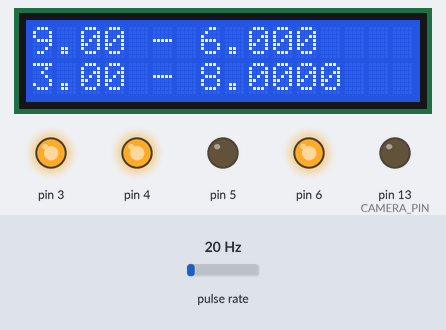
Recording of a sketch running on a simulated Arduino Uno, built with avr-gcc and run on an emulated ATmega328P. Parts: 16×2 character LCD, output pins drawn as LEDs (lit = HIGH). Wiring (inferred from the names in the program): pulse sensor: data pin 2. Inputs (shaded band) come from the test bench; at power-on: pulse rate 20 Hz. What the sketch prints to the serial monitor is not drawn.

Above: at 1.2 s.
1.3 s: pulse rate (sensor on pin 2) set to 50 Hz
At 3.2 s:
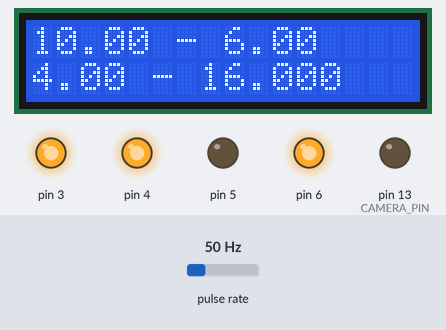
3.5 s: pulse rate (sensor on pin 2) set to 4 Hz
At 5.7 s:
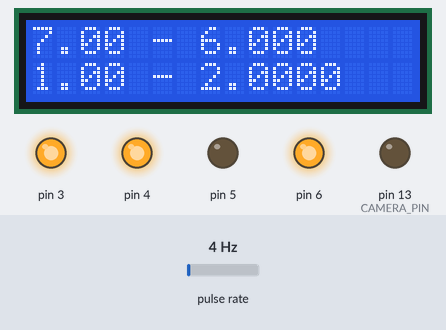
6.5 s: pulse rate (sensor on pin 2) set to 100 Hz
At 8.3 s:
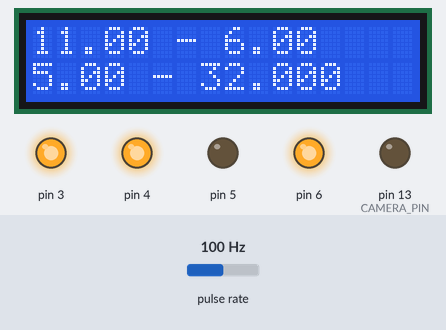
Timing chart, 0 to 9.8 s (numbered marks = the images above; inputs shaded):
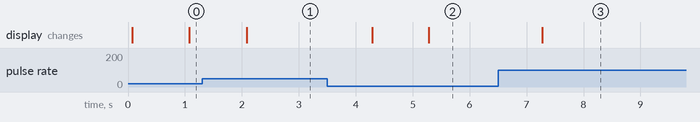

The sketch:

light_meter.ino
```cpp
// (licence header left out)
#include <LiquidCrystal.h>
#include <MsTimer2.h>
#include <TimeKeeper.h>
#include <TSL230.h>

// TSL230R Pin Definitions

#define TSL_FREQ_PIN  2  // output use digital pin2 for interrupt
#define TSL_S0        6
#define TSL_S1        5
#define TSL_S2        3
#define TSL_S3        4
#define CAMERA_PIN    13

// How often to calculate frequency
// 1000ms = 1s

#define READ_TM 1000

#define INTERVAL 5000
#define APERTURE 8
#define ISO 100

unsigned long last_freq = 0;

// How many steps per EV to deal with -
// calculations round to the nearest step
// and adjustments happen in these steps,
// e.g.: 10 steps = .1 EV per step,
// 1 step = 1EV per step
byte ev_steps = 100;

// Maximum diff% in EV Value calculated from reading to reading
byte ev_diff_ceiling = 0;

// The previous EV calculated.  This helps to track the difference
// in EV between two readings
float prev_ev = 0.0;

// ev adjust can be negative
//
// How many EV steps to add or subtract
// to each EV calculation - UI moves in 1/4EV
// Increments
float ev_adjust = 0.0;

float ttl_stop = 0.0;

TSL230 light_sensor(TSL_FREQ_PIN, TSL_S0, TSL_S1, TSL_S2, TSL_S3);
TimeKeeper exposure_interval(INTERVAL, "exposure");
TimeKeeper sample_interval(READ_TM, "sample" );

bool exposing = false;
int exp_ms = 0;

unsigned long pulse_count = 0;
unsigned long current_pulse_count = 0;
unsigned long current_time = millis();
unsigned long start_time = current_time;
unsigned int tm_diff = 0;

LiquidCrystal lcd(12, 11, 10, 9, 8, 7);

void setup()
{
  lcd.begin(16,2);

  // attach interrupt to pin2,
  // sense output pin of TSL2304 to arduino 2
  // call handler on each rising pulse

  lcd.print("Initializing...");

  attachInterrupt(0, add_pulse, RISING);

  pinMode(CAMERA_PIN, OUTPUT);

  // debugging code
  Serial.begin(9600);
  lcd.clear();
  lcd.setCursor(7,0);
//  lcd.print("F");
//  lcd.print(APERTURE);
//  lcd.print(" I:");
//  lcd.print(ISO);
}

int sampleLight()
{
   // reset the ms counter
  sample_interval.reset();

  // get our current frequency reading
  lcd.setCursor(0,0);
  unsigned long frequency = get_tsl_freq();

  float uw_cm2 = 0.0;
  float lux = 0.0;

  if( frequency > 0 )
  {
    // calculate radiant energy
    uw_cm2 = light_sensor.getUWattCm2(frequency);
//    lcd.print(uw_cm2);
    if( uw_cm2 < 0 )
    {
      uw_cm2 = 0;
      lux = 0;
    }
    else
    {
      // calculate illuminance
      lux = calc_lux_gauss(uw_cm2);
    }
  }
  else
  {
    uw_cm2 = 0;
    lux = 0;
  }
//  lcd.print(lux);
  float ev = 0.0;
  if( lux <= 0 )
  {
    lux = 0;
    ev = -6.0;
  }
  else
  {
    ev = calc_ev(lux, ISO, ev_steps, ev_diff_ceiling);
  }

//  lcd.print(ev);
//  lcd.print(" - ");
  // calculate the exposure time
  float exp_tm = calc_exp_tm(ev, APERTURE);
//  lcd.print(exp_tm);
  Serial.print(exp_tm);
  Serial.print(" - ");
  int exp_ms = calc_exp_ms(exp_tm);
//  lcd.print(exp_ms);
  Serial.print(" - ");
  Serial.println(exp_ms);
  return exp_ms;
}

void loop() {

  // check the value of the light sensor every READ_TM ms
  // calculate how much time has passed
  sample_interval.update_elapsed_time();
  exposure_interval.update_elapsed_time();

  // if enough time has passed to
  // do a new reading...

  if( sample_interval.elapsed() )
  {
    exp_ms = sampleLight();
  }


//  if( exposing == false && exposure_interval.elapsed() )
//  {
//    capture(exp_ms);
//  }
}

unsigned long get_tsl_freq()
{
  // we have to scale out the frequency --
  // scaling on the TSL230R requires us to multiply by a factor
  // to get actual frequency
  unsigned long freq = light_sensor.getFrequency(current_pulse_count);
  light_sensor.resetPulseCount();

  return(freq);
}

void add_pulse()
{
  pulse_count++;
  current_time = millis();
  if( current_time - start_time >= READ_TM)
  {
    current_pulse_count = pulse_count;
    pulse_count = 0;
    start_time = millis();
  }

  return;
}

float float_abs_diff(float f1, float f2)
{
  float diff = f1 > f2 ? f1 - f2 : f2 - f1;
  if ( diff <  0 )
  {
    diff *= -1;
  }

  return diff;
}
```

camera_controls.ino
```cpp
void capture(int ms)
{
  Serial.print("Exposing for ");
  Serial.print(ms);
  Serial.println(" ms");
  digitalWrite(CAMERA_PIN, HIGH);
  MsTimer2::set(ms, camera_off);
  MsTimer2::start();
  exposing = true;
}

void camera_off()
{
  Serial.println("camera_off..........");
  digitalWrite(CAMERA_PIN, LOW);
  MsTimer2::stop();
  exposing = false;
  exposure_interval.reset();
}
```

photo_calculations.ino
```cpp
// our wavelengths (nm) we're willing to calculate illuminance for (lambda)
int wavelengths[18] = { 380, 400, 420, 440, 460, 480, 500, 520, 540, 560, 580, 600, 620, 640, 660, 680, 700, 720 };

// the CIE V(l) for photopic vision - CIE Vm(l) 1978 - mapping to the same (l) above
float v_lambda[18]  = { 0.0002, 0.0028, 0.0175, 0.0379, 0.06, 0.13902, 0.323, 0.71, 0.954, 0.995, 0.87, 0.631, 0.381, 0.175, 0.061, 0.017, 0.004102, 0.001047 };

float spd_graphs[2][18] = {
  { 49.975500, 82.754900, 93.431800, 104.865000, 117.812000, 115.923000, 109.354000, 104.790000, 104.405000, 100.000000, 95.788000, 90.006200, 87.698700, 83.699200, 80.214600, 78.284200, 71.609100, 61.604000 },
  { 9.795100, 14.708000, 20.995000, 28.702700, 37.812100, 48.242300, 59.861100, 72.495900, 85.947000, 100.000000, 114.436000, 129.043000, 143.618000, 157.979000, 171.963000, 185.429000, 198.261000, 210.365000 }
};

bool light_type = 1;

float calc_lux_single(float uw_cm2, float efficiency)
{
  // calculate lux (1m/m&^2), using standard forula:
  // Xv = X1*V(1) * Km
  // X1 is W/m^2 (calculate actual received uW/cm^2, extrapolate from sensor size (0.0136cm^2)
  // to whole cm size, then convert uW to W
  // V(1) = efficiency function (provided via argument)
  // Km = constant, 1m/W @ 555nm = 683 (555nm has efficiency function of nearly 1.0)
  //
  // Only a singal wavelength is calculated - you'd better make sure that your
  // source is of a single wavelength... Otherwise, you should be using
  // calc_lux_gauss() for multiple wavelengths

  // convert to w_m2
  float w_m2 = (uw_cm2 / (float)1000000) * (float)100;

  // calculate lux
  float lux = w_m2 * efficiency * (float)683;

  return(lux);
}

float calc_ev(float lux, int iso, byte ev_steps, byte ev_diff_ceiling)
{
  // calculate EV using APEX method:
  // Ev = Av + Tv = Bv + Sv

  // We'll use the right-hand side for this operation

  // Bv = log2( B/NK )
  // Sv = log2( NSx )

  float Sv = log( (float) 0.3 * (float) iso ) / log(2);

  float Bv = log( lux / ( (float) 0.3 * (float) 14 ) ) / log(2);

  float ev = Bv + Sv;

  if( ev_steps )
  {
    ev = (float) int(ev);
  }

  bool neg_ev = false;

  if (ev < 0)
  {
    neg_ev = true;
    ev *= -1;
  }

  if( ev > int(ev) )
  {
    int rem = (( ev - int(ev)) * 100);
    int step = 100 / ev_steps;

    for(int i = ev_steps; i > 0; i--)
    {
      if( rem >= step * i )
      {
        rem = step * i;
        break;
      }
    }

    ev = (float) int(ev) + ((float) rem / 100);
  }

  if(neg_ev)
  {
    ev *= -1.0;
  }

  if(ev_diff_ceiling > 0)
  {
    float diff = float_abs_diff(ev, prev_ev);
    float ceiling = (float)ev_diff_ceiling / (float)ev_steps;
    if( diff > ceiling )
    {
      if( ev < prev_ev )
      {
        ev = prev_ev - ceiling;
      }
      else
      {
        ev = prev_ev + ceiling;
      }
    }
  }

  prev_ev = ev;

  ev += ev_adjust;

  if( ttl_stop > 0 )
  {
    ev += log( ttl_stop ) / log(sqrt(2));
  }

  return ev;
}

float calc_lux_gauss( float uw_cm2 )
{
  // # of wavelengths mapped to V(1) values - better have enough V(1) values!

  int nm_cnt = sizeof(wavelengths) / sizeof(int);

  // W/m2 from uW/cm2

  float w_m2 =  ( uw_cm2 / (float) 1000000 ) * (float) 100;


  float result = 0;

  // integrate X1V(1) d1
  // X1 = uW-m2-nm calculation weighted by the CIE lookup for the given light temp
  // V(1) = standard luminous efficiency function

  for( int i = 0; i < nm_cnt; i++)
  {
    if( i > 0 )
    {
      result +=  ( spd_graphs[light_type][i] / (float) 1000000)  * (wavelengths[i] - wavelengths[i - 1]) * w_m2  * v_lambda[i];
    }
    else
    {
      result += ( spd_graphs[light_type][i] / (float) 1000000) * wavelengths[i] * w_m2 * v_lambda[i];
    }
  }

  float lux_gauss = result * (float) 683;

  return (lux_gauss);
}

float calc_exp_tm( float ev, float aperture )
{
  // Ev = Av + Tv = Bv + Sv
  // need to determine Tv value, so Ev - Av = Tv
  // Av = log2(Aperture^2)
  // Tv = log2(1/T) = log2(T) = 2^(Ev- Av)

//  float exp_tm = ev - ( log( pow(aperture, 2) ) / log(2) );
  lcd.print(ev);
  lcd.print(" - ");
  float av = log( pow(aperture, 2) ) / log(2);
  lcd.print(av);
  float exp_tm = ev - av;
  lcd.setCursor(0,1);
  lcd.print(exp_tm);
  lcd.print(" - ");
  float exp_log = pow(2, exp_tm);
  lcd.print(exp_log);

  return( exp_log);
}

unsigned int calc_exp_ms( float exp_tm )
{
  Serial.print(exp_tm);
  return ((unsigned long) (1000 / exp_tm));
//  unsigned int cur_exp_tm = 0;
//
//  // calculate mS of exposure, given a divisor exposure time
//
//  if( exp_tm >= 2 )
//  {
//    // deal with times less than or equal to half a second
//
//    if( exp_tm >= (float) int(exp_tm) + (float) 0.5 )
//    {
//      // round up
//      exp_tm = int(exp_tm) + 1;
//    }
//    else
//    {
//      // round down
//      exp_tm = int(exp_tm);
//    }
//
//    cur_exp_tm = 1000 / exp_tm;
//  }
//  else if ( exp_tm >=1 )
//  {
//    // deal with times larger than 1/2 second
//
//    float disp_v = 1 / exp_tm;
//
//    // get first significant digit
//
//    disp_v = int(disp_v * 10);
//    cur_exp_tm = (1000 * disp_v) / 10;
//  }
//  else
//  {
//    // times larger than 1 second
//    int disp_v = int( (float) 1 / exp_tm );
//    cur_exp_tm = 1000 * disp_v;
//  }
//
//  return(cur_exp_tm);
}
```

Measured:
- after the input at 1.3 s, the display: changes after 0.79 s (image 1)
- after the input at 3.5 s, the display: first changes after 0.79 s (image 2 shows a later state)
- after the input at 6.5 s, the display: changes after 0.77 s (image 3)
